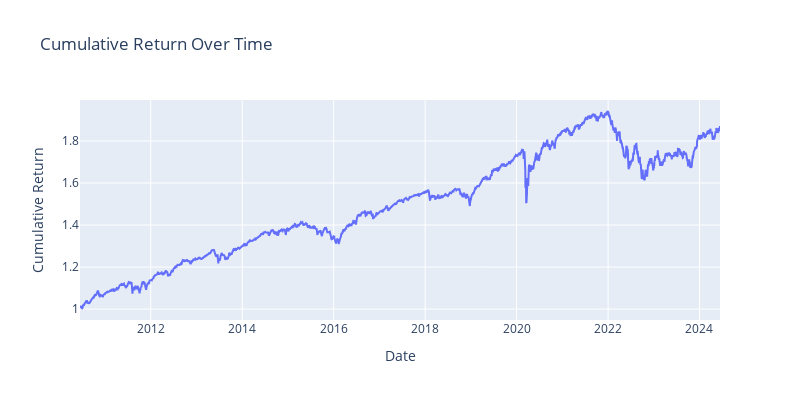
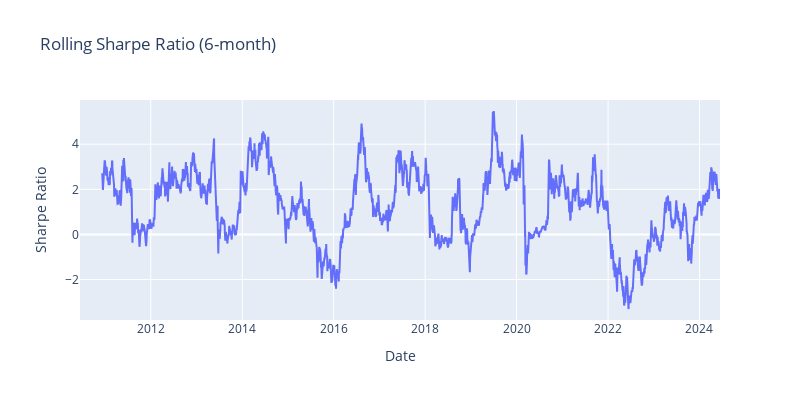

Notebook code for these charts, in order:
### Code cell
plot_cumulative_return(returns)
plot_rolling_sharpe_ratio(returns, window=126)
plot_top_drawdowns(returns)
plot_underwater(returns)
# plot_weekly_returns_analysis(returns)
# plot_day_weekly_returns_analysis(returns)
plot_returns_analysis(returns)
plot_return_quantiles(returns)

### Figure 1 — Plotly figure (JSON) as saved in the notebook; plotly's stock layout.template omitted (floating-point values rounded to 4 significant figures; data arrays with more than 128 entries replaced by an {"elided": "..."} marker saying what was removed)
{"data": [{"mode": "lines", "name": "Cumulative Return", "type": "scatter", "x": {"elided": "3524 str values"}, "y": {"elided": "3524 float values"}}], "layout": {"height": 400, "title": {"text": "Cumulative Return Over Time"}, "width": 800, "xaxis": {"title": {"text": "Date"}}, "yaxis": {"title": {"text": "Cumulative Return"}}}}

### Figure 2 — Plotly figure (JSON) as saved in the notebook; plotly's stock layout.template omitted (floating-point values rounded to 4 significant figures; data arrays with more than 128 entries replaced by an {"elided": "..."} marker saying what was removed)
{"data": [{"mode": "lines", "name": "Rolling Sharpe Ratio", "type": "scatter", "x": {"elided": "3524 str values"}, "y": {"elided": "3524 float values"}}], "layout": {"height": 400, "title": {"text": "Rolling Sharpe Ratio (6-month)"}, "width": 800, "xaxis": {"title": {"text": "Date"}}, "yaxis": {"title": {"text": "Sharpe Ratio"}}}}
